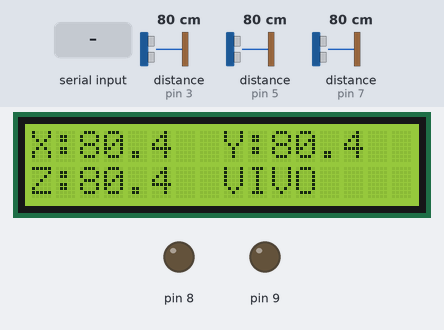
This sketch was run on a simulated Arduino Uno, built with avr-gcc and run on an emulated ATmega328P. Shown: 16×2 character LCD, output pins drawn as LEDs (lit = HIGH). Wiring (inferred from the names in the program): 3 × ultrasonic range finder: trigger pin 2, echo pin 3 / trigger pin 4, echo pin 5 / trigger pin 6, echo pin 7. The inputs (shaded band) are chosen by the test bench; at power-on: distance to the obstacle (sensors on pin 3, pin 5, pin 7) 80 cm. The echo pulse lasts 58.3 µs per cm; pins used as bus, display or sensor lines are not drawn; what the sketch prints to the serial monitor is not drawn.

Above: at 1.2 s.
1.3 s: "Z" received over Serial
At 2.8 s:
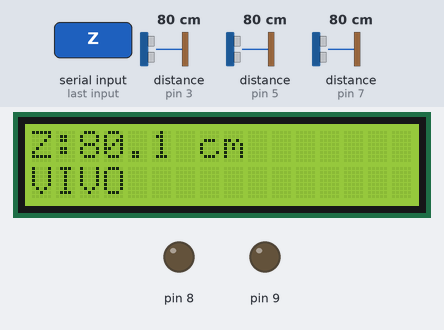
3.1 s: "X" received over Serial
At 4.6 s:
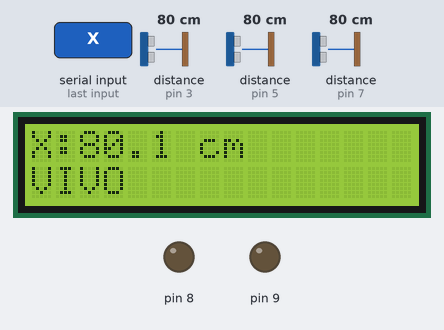
6.1 s: "Y" received over Serial
At 8.2 s:
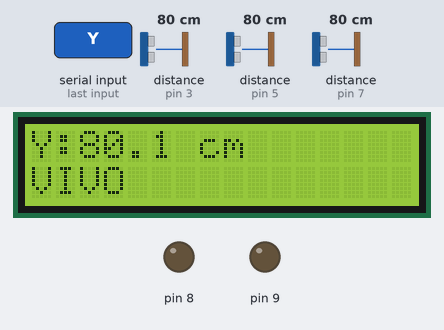
8.7 s: "P" received over Serial
At 9.5 s:
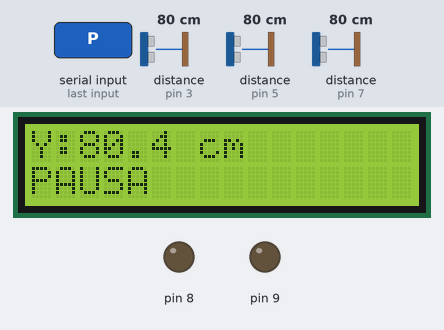
10.3 s: "T" received over Serial
At 11.0 s:
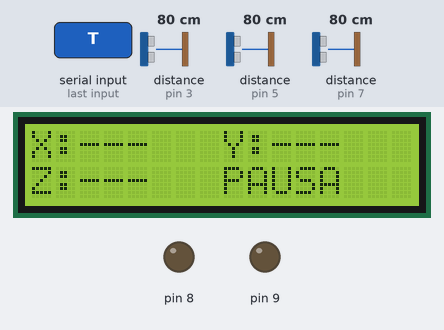
11.9 s: "X" received over Serial
At 13.1 s:
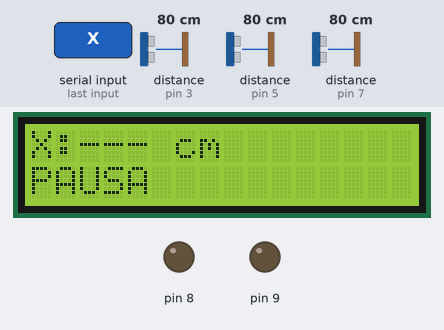
Timing chart, 0 to 14.5 s (numbered marks = the images above; inputs shaded):
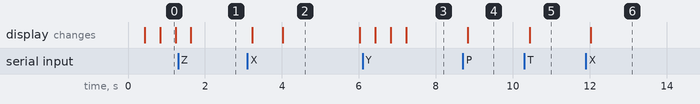

Measured:
- after the input at 1.3 s, the display: changes after 0.32 s (image 1)
- after the input at 3.1 s, the display: first changes after 0.12 s (image 2 shows a later state)
- after the input at 6.1 s, the display: changes after 0.32 s (image 3)
- after the input at 8.7 s, the display: changes after 0.13 s (image 4)
- after the input at 10.3 s, the display: changes after 0.13 s (image 5)
- after the input at 11.9 s, the display: changes after 0.12 s (image 6)
- what the display in image 2 shows lasts 2.0 s, from 4.0 s to 6.0 s

The sketch:

Test_Ultrasonicos_Vivo.ino
```cpp
/* Diagnostico independiente. UNO, monitor serie 115200.
   No mueve servos, no lee/escribe EEPROM, no filtra distancias.
   X TRIG2 ECHO3; Y TRIG4 ECHO5; Z TRIG6 ECHO7. */
#include <Wire.h>
#include <LiquidCrystal_I2C.h>
#include <ctype.h>

const byte trigPins[3]={2,4,6}, echoPins[3]={3,5,7};
const float refs[3]={17.5,26,16}; // X altura, Y largo, Z ancho. Solo referencia visual.
LiquidCrystal_I2C panel27(0x27,16,2), panel3f(0x3F,16,2);
LiquidCrystal_I2C *panel=NULL;
struct Stats { unsigned long valid, missing, stuck; float low, high; } stats[3];
float last[3]={0,0,0};
byte status[3]={0,0,0}; // 0 pendiente, 1 eco, 2 timeout, 3 ECHO alto previo
int mode=-1; // -1 todos; 0 X; 1 Y; 2 Z
byte nextAxis=0;
bool running=true;
unsigned long lastPing=0, lastScreen=0;

void resetStats(){
  for(byte i=0;i<3;i++){stats[i].valid=stats[i].missing=stats[i].stuck=0;stats[i].low=10000;stats[i].high=0;status[i]=0;}
  Serial.println(F("# Estadisticas reiniciadas"));
}
void help(){
  Serial.println(F("# TEST ULTRASONICOS / 115200 baudios"));
  Serial.println(F("# X=altura ref17.5 Y=largo ref26 Z=ancho ref16 cm"));
  Serial.println(F("# T=todos X/Y/Z=solo un sensor P=pausa C=continuar R=reiniciar estadisticas ?=ayuda"));
  Serial.println(F("# Teclas individuales; no requieren fin de linea. Sin mediana ni limites de calibracion."));
  Serial.println(F("# ms,eje,eco_us,distancia_cm,estado,min_cm,max_cm,ecos,timeouts,echo_alto"));
}
void showValue(byte i){
  if(status[i]==0)panel->print(F("---"));
  else if(status[i]==2)panel->print(F("SIN"));
  else if(status[i]==3)panel->print(F("ALTO"));
  else panel->print(last[i],1);
}
void updateLCD(){
  if(!panel||millis()-lastScreen<400)return;lastScreen=millis();panel->clear();
  if(mode>=0){panel->print((char)('X'+mode));panel->print(':');showValue(mode);panel->print(F(" cm"));panel->setCursor(0,1);}
  else{panel->print(F("X:"));showValue(0);panel->setCursor(8,0);panel->print(F("Y:"));showValue(1);panel->setCursor(0,1);panel->print(F("Z:"));showValue(2);panel->setCursor(8,1);}
  panel->print(running?F("VIVO"):F("PAUSA"));
}
void measure(byte i){
  unsigned long us=0;
  if(digitalRead(echoPins[i])==HIGH){status[i]=3;stats[i].stuck++;}
  else{
    digitalWrite(trigPins[i],LOW);delayMicroseconds(2);
    digitalWrite(trigPins[i],HIGH);delayMicroseconds(10);digitalWrite(trigPins[i],LOW);
    us=pulseIn(echoPins[i],HIGH,30000UL);
    if(!us){status[i]=2;stats[i].missing++;}
    else{
      status[i]=1;last[i]=us/58.0;stats[i].valid++;
      if(last[i]<stats[i].low)stats[i].low=last[i];
      if(last[i]>stats[i].high)stats[i].high=last[i];
    }
  }
  Serial.print(millis());Serial.print(',');Serial.print((char)('X'+i));Serial.print(',');Serial.print(us);Serial.print(',');
  if(status[i]==1)Serial.print(last[i],2);else Serial.print(F("NA"));
  Serial.print(',');
  if(status[i]==2)Serial.print(F("SIN_ECO_30ms"));
  else if(status[i]==3)Serial.print(F("ECHO_ALTO_ANTES"));
  else if(last[i]<2||last[i]>400)Serial.print(F("FUERA_RANGO_NOMINAL"));
  else if(last[i]>refs[i]+0.5)Serial.print(F("MAS_ALLA_REFERENCIA"));
  else Serial.print(F("ECO"));
  Serial.print(',');if(stats[i].valid)Serial.print(stats[i].low,2);else Serial.print(F("NA"));
  Serial.print(',');if(stats[i].valid)Serial.print(stats[i].high,2);else Serial.print(F("NA"));
  Serial.print(',');Serial.print(stats[i].valid);Serial.print(',');Serial.print(stats[i].missing);Serial.print(',');Serial.println(stats[i].stuck);
}
void setup(){
  Serial.begin(115200);
  // Salidas de control de servos sin pulsos; no se usa Servo.h.
  pinMode(8,OUTPUT);digitalWrite(8,LOW);pinMode(9,OUTPUT);digitalWrite(9,LOW);
  for(byte i=0;i<3;i++){pinMode(trigPins[i],OUTPUT);digitalWrite(trigPins[i],LOW);pinMode(echoPins[i],INPUT);}
  Wire.begin();Wire.setWireTimeout(3000,true);
  Wire.beginTransmission(0x27);if(Wire.endTransmission()==0)panel=&panel27;
  if(!panel){Wire.beginTransmission(0x3F);if(Wire.endTransmission()==0)panel=&panel3f;}
  if(panel){panel->init();panel->backlight();}else Serial.println(F("# LCD no detectado; monitor serie disponible"));
  help();resetStats();
}
void loop(){
  byte budget=16;
  while(Serial.available()&&budget--){char c=toupper((unsigned char)Serial.read());
    if(c=='T'||c=='X'||c=='Y'||c=='Z'){
      mode=c=='T'?-1:c-'X';nextAxis=0;resetStats();Serial.print(F("# Modo "));Serial.println(c);
    }else if(c=='P'){running=false;Serial.println(F("# Pausa"));}
    else if(c=='C'){running=true;Serial.println(F("# Continuar"));}
    else if(c=='R')resetStats();else if(c=='?')help();
  }
  if(running&&millis()-lastPing>=100){lastPing=millis();byte i=mode<0?nextAxis:(byte)mode;measure(i);nextAxis=(i+1)%3;}
  updateLCD();
}
```
